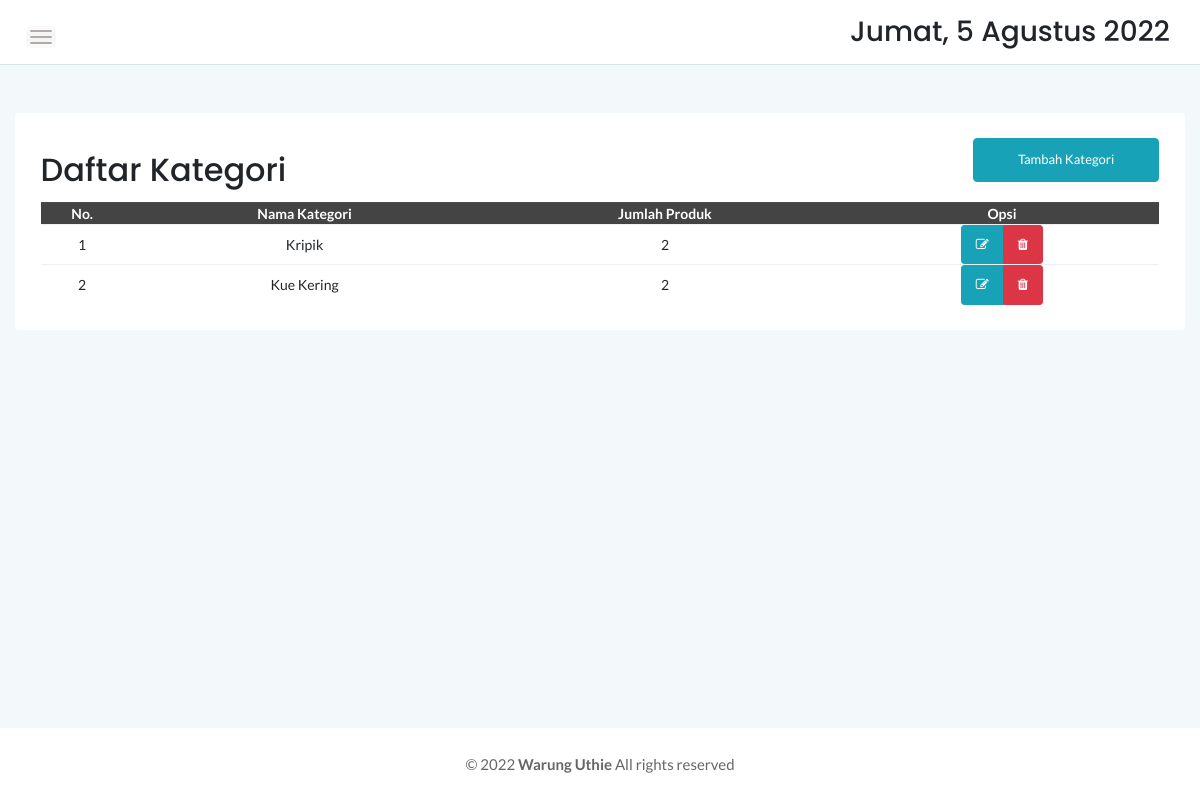
Page /admin/kategori.php (signed in) on the committed database.
### tables this page shows
CREATE TABLE `kategori` (
  `idkategori` int(11) NOT NULL,
  `namakategori` varchar(20) NOT NULL
);

CREATE TABLE `config` (
  `id_config` int(11) NOT NULL,
  `nama` varchar(254) NOT NULL,
  `alamat` text NOT NULL,
  `email` varchar(100) NOT NULL,
  `nohp` varchar(20) NOT NULL,
  `tagline` varchar(254) NOT NULL,
  `ongkir` int(11) NOT NULL
);

### dbconnect.php (called while the page is built, shortened)
<?php
$conn = mysqli_connect("localhost","root","","tokosaw");
$sqlweb = mysqli_query($conn,"SELECT * FROM config ");
$web 	= mysqli_fetch_assoc($sqlweb);
?>

### admin/kategori.php (the view, shortened to what this page needs)
<?php
	include '../dbconnect.php';
?>
<!doctype html>
<html class="no-js" lang="en">
<head>
    <?php include 'include/header.php';?>
            <div class="main-content-inner">
                <div class="row mt-5 mb-5">
                    <div class="col-12">
                        <div class="card">
                            <div class="card-body">
                                <div class="d-sm-flex justify-content-between align-items-center">
									<h2>Daftar Kategori</h2>
									<button style="margin-bottom:20px" data-toggle="modal" data-target="#myModal" class="btn btn-info col-md-2">Tambah Kategori</button>
                                </div>
                                    <div class="data-tables datatable-dark text-center">
										 <table id="dataTable3" class="display" style="width:100%"><thead class="thead-dark">
											<tr>
												<th>No.</th>
												<th>Nama Kategori</th>
												<th>Jumlah Produk</th>
												<th>Opsi</th>
											</tr></thead><tbody>
											<?php
											$brgs=mysqli_query($conn,"SELECT * from kategori order by idkategori ASC");
											$no=1;
											while($p=mysqli_fetch_array($brgs)){
												$id = $p['idkategori'];
												?>
												<tr>
													<td><?php echo $no++ ?></td>
													<td><?php echo $p['namakategori'] ?></td>
													<td><?php
														$result1 = mysqli_query($conn,"SELECT Count(idproduk) AS count FROM produk p, kategori k where p.idkategori=k.idkategori and k.idkategori='$id' order by idproduk ASC");
														$cekrow = mysqli_num_rows($result1);
														$row1 = mysqli_fetch_assoc($result1);
														$count = $row1['count'];
														if($cekrow > 0){
														echo number_format($count);
														} else {
															echo 'No data';
														}
													?></td>
													<td>
														<div class="btn-group">
															<a href="#" data-toggle="modal" data-target="#update<?=$p['idkategori']?>" class="btn btn-info btn-sm"><span class="fa fa-edit"></span></a>
															<a onclick="return confirm('apakah anda yakin ingin menghapus data ini?')" href="kategori.php?delete&&id=<?=$p['idkategori']?>" class="btn btn-danger btn-sm"><span class="fa fa-trash"></span></a>
														</div>
													</td>
												</tr>
												<?php
											}
											?>
										</tbody>
										</table>
                                    </div>
								 </div>
                            </div>
                        </div>
                    </div>
                </div>
            </div>
            <?php include 'include/footer.php';?>
        </div>
</body>
</html>

### admin/include/footer.php
<footer>
    <div class="footer-area">
        <p>© <?=date('Y')?> <b><?=$web['nama']?></b> All rights reserved</p>
    </div>
</footer>

### admin/assets/css/styles.css (style rules this page uses)
.card { border: none; border-radius: 4px; background-color: #fff; -webkit-transition: all 0.3s ease 0s; transition: all 0.3s ease 0s; }
.card-body { padding: 25.6px; padding: 1.6rem; }
.main-content-inner { padding: 0 30px 50px; }
.footer-area { text-align: center; padding: 23px 0 19px; background: #fff; }
.footer-area p { color: #676666; margin-bottom: 0; }
.btn { padding: 11px 17px; font-size: 13px; letter-spacing: 0; }
.btn-sm { padding: 9px 14px; }
table tr th { border-bottom: none; }
table tr th, table tr td { border-top: 1px solid rgba(120, 130, 140, 0.13) !important; }
.datatable-dark thead { background: #444; color: #fff; }

### admin/assets/css/responsive.css (style rules this page uses)
@media (min-width: 1200px) and (max-width: 1364px) { .main-content-inner { padding: 0 15px 50px; } }

### rows in the picture
kategori: namakategori "Kripik", count "2"
kategori: namakategori "Kue Kering", count "2"
config: nama "Warung Uthie"
